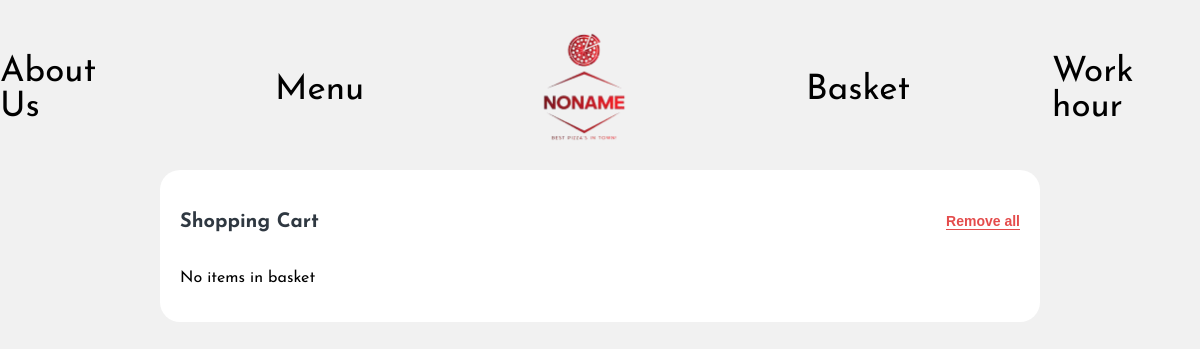
The page /basket on the database as committed earlier.
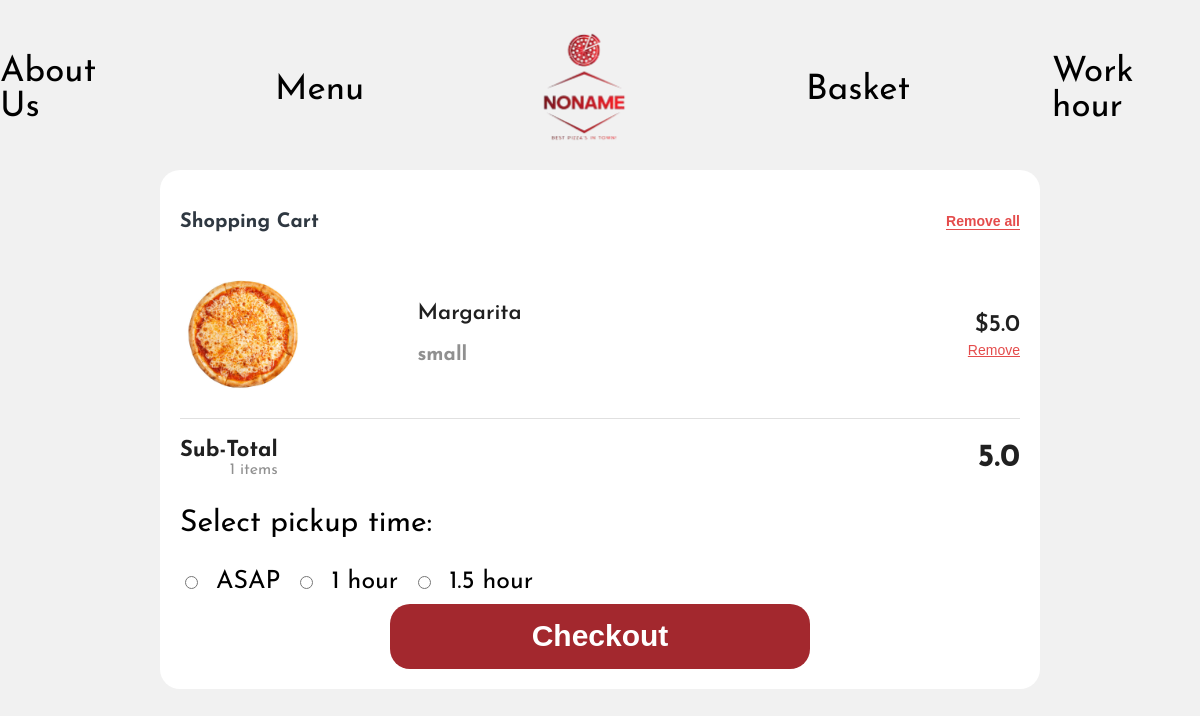
The same page on the database as committed later.
### tables this page shows
CREATE TABLE Basket (
    Id INTEGER NOT NULL PRIMARY KEY AUTOINCREMENT,
    PizzaType TEXT,
    Img TEXT,
    Size      TEXT,
    Price     TEXT
);

### app.py (the view, shortened to what this page needs)
@app.route('/basket', methods=['GET', 'POST'])
def basket():
    items = get_data_from_db("Basket")
    print(items)
    return render_template("website/overview.html", data=items)

### app.py (called while the page is built)
def get_data_from_db(table_name):
    conn = sqlite3.connect('database/database.db')
    cursor = conn.cursor()
    cursor.execute(f"SELECT * FROM {table_name}")
    rows = cursor.fetchall()
    conn.close()
    return rows

@app.template_filter('to_int_list')
def to_int_list(string_list):
    return [float(item) for item in string_list]

### templates/website/overview.html (shortened to what this page needs)
<!DOCTYPE html>
<html lang="en">
  <head>
    <link rel="stylesheet" href="../../static/css/overview.css" />
  </head>
  <body>
    <header>
      <div class="header_container">
        <div><a href="aboutus.html">About Us</a></div>
        <div><a href="menu.html">Menu</a></div>
        <div>
          <a href="index.html"><img
            src="../../static/img/front_logo.png"
            class="main_logo"
            alt="Logo"
          /></a>
        </div>
        <div><a href="overview.html">Basket</a></div>
        <div><a href="work_hours.html">Work hour</a></div>
      </div>
    </header>
    <div class="CartContainer">
      <div class="Header">
        <h3 class="Heading">Shopping Cart</h3>
        <form method="post">
          <button class="rem-button" name="delete_all" value="pressed">
            <h5 class="Action">Remove all</h5>
          </button>
        </form>
      </div>
      {% if data != [] %} {% set prices = [] %} {% for row in data %}
      <div class="Cart-Items">
        <div class="image-box">
          <img src="../../static/img/{{ row[2] }}.png" style="height: 120px" />
        </div>
        <div class="about">
          <h1 class="title">{{ row[1] }}</h1>
          <h3 class="subtitle">{{ row[3] }}</h3>
        </div>
        <div class="prices">
          <div class="amount">${{ row[4] }}</div>
          <form method="post">
            <button
              class="rem-button"
              type="submit"
              name="delete"
              value="pressed"
            >
              <div class="remove"><u>Remove</u></div>
            </button>
          </form>
        </div>
      </div>
      {% endfor %}
      <div class="checkout">
        <div class="total">
          <div>
            <div class="Subtotal">Sub-Total</div>
            <div class="items">{{ prices | length }} items</div>
          </div>
          {% set num_array = prices | to_int_list %}
          <div class="total-amount">{{ num_array | sum }}</div>
        </div>
        <form action="/checkout_order" method="post">
          <div class="checkout_div">
            <p>Select pickup time:</p>
            <div class="radio-group">
              <input
                type="radio"
                id="ASAP"
                name="pickup_time"
                value="ASAP"
                required
              />
              <label for="ASAP">ASAP</label>
              <input type="radio" id="1hour" name="pickup_time" value="1hour" />
              <label for="1hour">1 hour</label>
              <input
                type="radio"
                id="15hour"
                name="pickup_time"
                value="15hour"
              />
              <label for="15hour">1.5 hour</label>
            </div>
          </div>
          <center>
            <button type="submit" class="button">Checkout</button>
          </center>
        </form>
      </div>
      {% else %}
      <div style="display: flex; justify-items: center; text-align: center">
        <div>
          <p>No items in basket</p>
        </div>
      </div>
      {% endif %}
    </div>
  </body>
</html>

### static/css/overview.css (style rules this page uses)
body { margin: 0; padding: 0; font-family: "Josefin Sans", sans-serif; min-height: 100vh; display: flex; flex-direction: column; align-items: center; background-color: #f1f1f1; }
.header_container { width: 100%; display: flex; max-height: 100px; justify-content: space-between; align-items: center; margin: 0 auto; font-size: 35px; gap: 142px; padding-top: 40px; }
a { color: #000; text-decoration: none; font-size: 35px; }
.main_logo { height: 145px; }
.CartContainer { width: 70%; background-color: #ffffff; border-radius: 20px; margin-top: 30px; padding: 20px; }
.Header { width: 100%; display: flex; justify-content: space-between; align-items: center; }
.Heading { font-size: 20px; font-weight: 700; color: #2f3841; }
.Action { font-size: 14px; font-weight: 600; color: #e44c4c; cursor: pointer; border-bottom: 1px solid #e44c4c; }
.Cart-Items { width: 100%; display: flex; justify-content: space-between; align-items: center; padding: 20px 0; border-bottom: 1px solid #e0e0e0; }
.image-box { width: 15%; text-align: center; }
.about { width: 24%; }
.title { font-size: 22px; font-weight: 600; color: #202020; }
.subtitle { font-size: 20px; color: #909090; }
.prices { text-align: right; }
.amount { font-size: 24px; font-weight: 600; color: #202020; }
.save, .remove { font-size: 14px; color: #1687d9; cursor: pointer; display: block; margin-top: 5px; }
.remove { color: #e44c4c; }
.checkout { text-align: right; padding-top: 20px; }
.total { display: flex; justify-content: space-between; align-items: center; }
.Subtotal { font-size: 22px; font-weight: 700; color: #202020; }
.items { font-size: 16px; color: #909090; }
.total-amount { font-size: 32px; font-weight: 700; color: #202020; }
.button { margin-top: 10px; background-color: #a3282e; width: 50%; height: 65px; border: none; border-radius: 20px; font-size: 30px; font-weight: 600; color: #202020; cursor: pointer; color: #fff; }
.rem-button { background: none; border: none; margin: 0; padding: 0; cursor: pointer; }
.checkout_div { text-align: left; }
.checkout_div p { font-size: 30px; }
.radio-group { display: flex; align-items: center; gap: 15px; }
.checkout_div label { font-size: 25px; }

Rows that differ between the two databases and show on the page:
added Basket: Img (picture), PizzaType "Margarita", Size "small", Price "5.0"
Other text that changed with them:
{{ prices | length }}: (not shown) → "1"
{{ num_array | sum }}: (not shown) → "5.0"
form field pickup_time: (not shown) → "☐ ASAP"
form field pickup_time: (not shown) → "☐ 1 hour"
form field pickup_time: (not shown) → "☐ 1.5 hour"
text no longer shown: "No items in basket"
text now shown: "Sub-Total items Select pickup time: ASAP 1 hour 1.5 hour Checkout"
